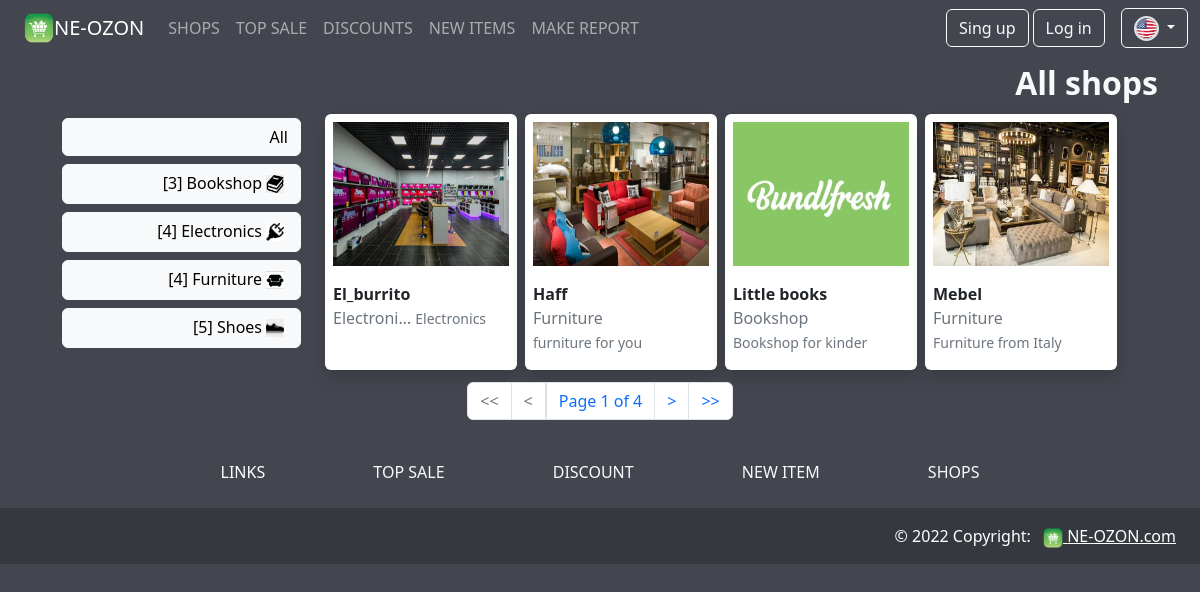
Page /shop_list/ on the committed database.
### app_shop/models.py (models this page shows, shortened)
class ShopCategory(models.Model):
    name = models.CharField(
        max_length=100,
        db_index=True,
        verbose_name=_('Shop category')
    )
    slug = models.SlugField(
        max_length=200,
        db_index=True,
        unique=True
    )
    description = models.TextField(
        verbose_name=_('category description '),
        blank=True
    )
    icon = models.ImageField(
        upload_to=f'shop_category/',
        default='static/img/default_category.jpg',
        blank=True,
        null=True,
        verbose_name=_('Shop avatar')
    )
    class Meta:
        db_table = 'app_shop_category'
        ordering = ('name',)
        verbose_name = _('Shop category')
        verbose_name_plural = _('Shop categories')
    def __str__(self):
        return self.name

class Shop(models.Model):
    name = models.CharField(
        max_length=100,
        verbose_name=_('Shop name')
    )
    slug = models.SlugField(
        max_length=100,
        db_index=True,
        unique=True,
        null=True
    )
    description = models.CharField(
        max_length=200,
        null=True,
        blank=True,
        verbose_name=_('Shop description')
    )
    category = models.ForeignKey(
        'ShopCategory',
        null=True,
        blank=True,
        related_name='shops',
        on_delete=models.CASCADE,
        verbose_name=_('category')
    )
    is_active = models.BooleanField(
        default=True,
        verbose_name=_('is active')
    )
    image = models.ImageField(
        upload_to=f'shop_avatar/%Y/%m/%d/',
        default='static/img/default_shop.jpg',
        blank=True,
        null=True,
        verbose_name=_('Shop avatar')
    )
    class Meta:
        db_table = 'app_shop'
        ordering = ('name',)
        verbose_name = _('Shop')
        verbose_name_plural = _('Shops')
    def get_absolute_url(self):
        return reverse('app_shop:shop_detail', kwargs={'slug': self.slug})

### app_shop/views.py (the view)
# urls.py: path('shop_list/', ShopListView.as_view(), name='shop_list'),
class ShopListView(ListView, MixinPaginator):
    model = Shop
    paginate_by = 4
    template_name = 'app_shop/shop_list.html'
    context_object_name = 'shops'
    queryset = Shop.objects.select_related('category').filter(is_active=True)
    extra_context = {'categories': ShopCategory.objects.all(), }
    def get(self, request, *args, slug=None):
        categories = ShopCategory.objects.filter(shops__is_active=1).annotate(Count('shops'))
        if slug:
            category = get_object_or_404(ShopCategory, slug=slug)
            shops = Shop.objects.filter(category=category.id)
        else:
            shops = self.queryset
        page_obj = self.my_paginator(shops, self.request, self.paginate_by)
        context = {
            'page_obj': page_obj,
            'shops': shops,
            'categories': categories,
        }
        return render(request, 'app_shop/shop_list.html', context)

### app_cart/context_processors.py (called while the page is built)
def cart(request):
    return {'app_cart': Cart(request)}

### app_shop/views.py (called while the page is built)
    def my_paginator(self, queryset, request, paginate_by):
        try:
            page = int(request.GET.get('page', '1'))
        except:
            page = 1
        paginator = Paginator(queryset, paginate_by)
        try:
            queryset = paginator.page(page)
        except PageNotAnInteger:
            queryset = paginator.page(1)
        except EmptyPage:
            queryset = paginator.page(paginator.num_pages)
        return queryset

### app_shop/templates/app_shop/shop_list.html (shortened to what this page needs)
{% extends "base.html" %}
{% load i18n %}
{% load static %}
{% block content %}
<div class="container">
    <div class="row ">
    <h2 class="d-flex m-1 p-1  fw-bold text-light justify-content-end">
        {% if category %}{{category.name}}<img class=" rounded m-2" src="{{category.icon.url}}" width="30" height="30">{%else%}{% trans 'All shops' %}{%endif%}</h2>
        <div class="col col-3 rounded">
            <ul class="list-unstyled">
                <li>
                    <a class="btn btn-light d-flex justify-content-end m-2"
                       href="{% url 'app_shop:shop_list' %}">All</a>
                </li>
                {% for c in categories %}
                <li>
                    <a class="btn btn-light d-flex justify-content-end m-2"
                       href="{% url 'app_shop:shop_list_category' slug=c.slug %}">
                       [{{c.shops__count}}] {{ c.name }}<img class="m-1" src="{{c.icon.url}}" width="18" height="18"></a>
                </li>
                {% endfor %}
            </ul>
        </div>
        <div class="col col-9">
            <div class="row d-flex justify-content-about align-items-center">
                {% for shop in page_obj %}
                <div class="col col-lg-2 d-flex justify-content-center rounded shadow m-1 bg-body rounded"
                     style="width: 12rem; height: 16rem;">
                    <a href="{{ shop.get_absolute_url }}" class="p-2 text-decoration-none text-dark">
                        <img src="{% if shop.image %}{{ shop.image.url }}{% else %}{% static 'img/default_shop.jpg' %}
                    {% endif %}" class="" style="width: 11rem; height: 9rem;">
                        <div class="d-block justify-content-end mt-3">
                            <div class="fs-6 fw-bold">{{ shop.name }}</div>
                            <small class="text-muted fs-6 text-truncate">{{shop.category|truncatechars:10 }}</small>
                            <small class="text-muted text-truncate">{{shop.description|truncatechars:20 }}</small>
                        </div>
                    </a>
                </div>
                {% empty %}
                <div class="text-light text-center fs-1 fw-bold m-3 p-4">
                    {% trans 'Sorry, there is no any shop' %}
                </div>
                {% endfor %}
            </div>
        </div>
    </div>
</div>
{% endblock %}

### rows in the picture
ShopCategory: shops__count "3", name "Bookshop", icon (picture)
ShopCategory: shops__count "4", name "Electronics", icon (picture)
ShopCategory: shops__count "4", name "Furniture", icon (picture)
ShopCategory: shops__count "5", name "Shoes", icon (picture)
Shop: image (picture), name "El_burrito", category "Electroni…", description "Electronics"
Shop: image (picture), name "Haff", category "Furniture", description "furniture for you"
Shop: image (picture), name "Little books", category "Bookshop", description "Bookshop for kinder"
Shop: image (picture), name "Mebel", category "Furniture", description "Furniture from Italy"

### other values in the picture
{{ p }} "1"
{{ page_obj.paginator.num_pages }} "4"
